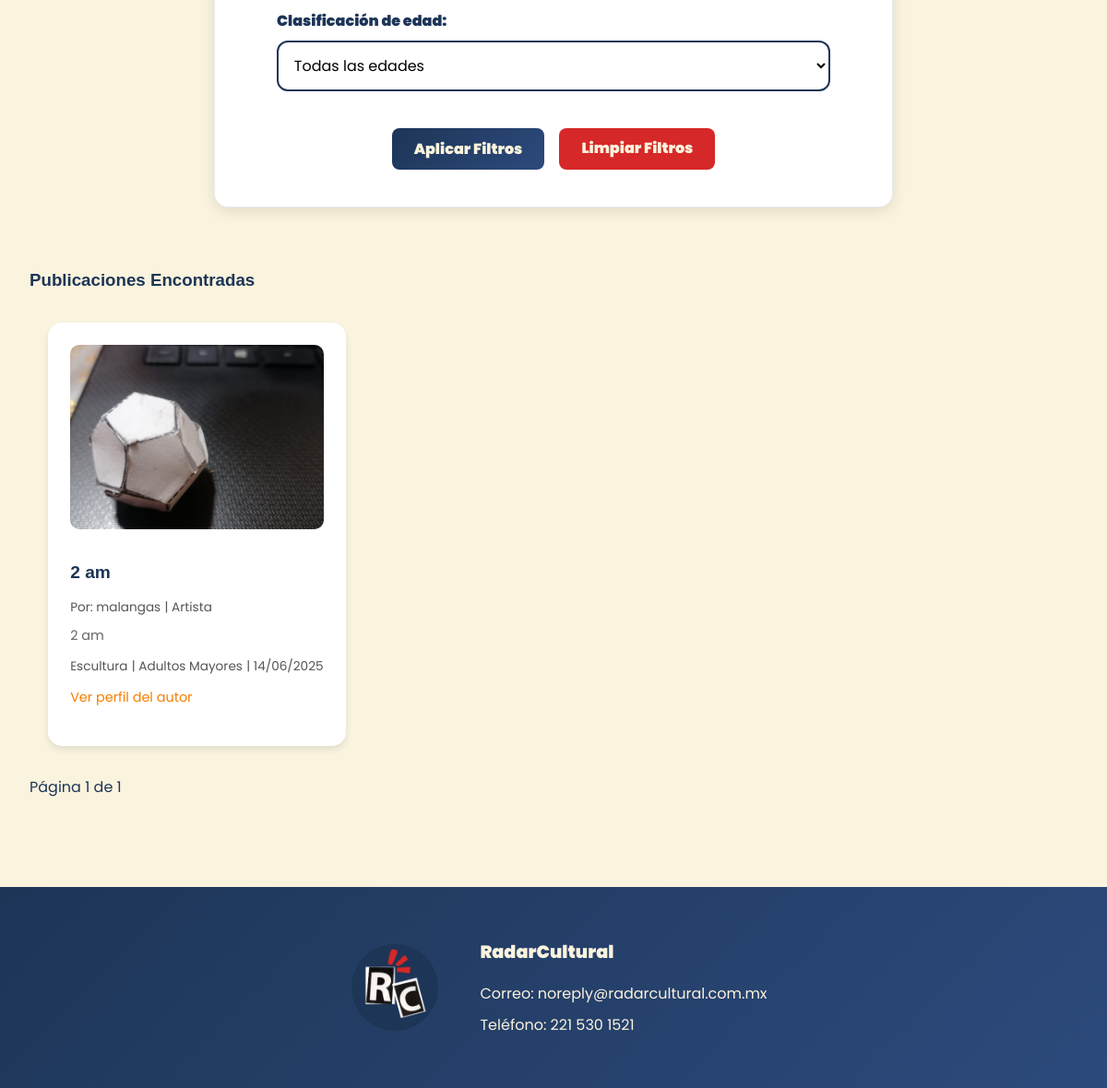
Before: /publicaciones/ (lower part) with the older database file.
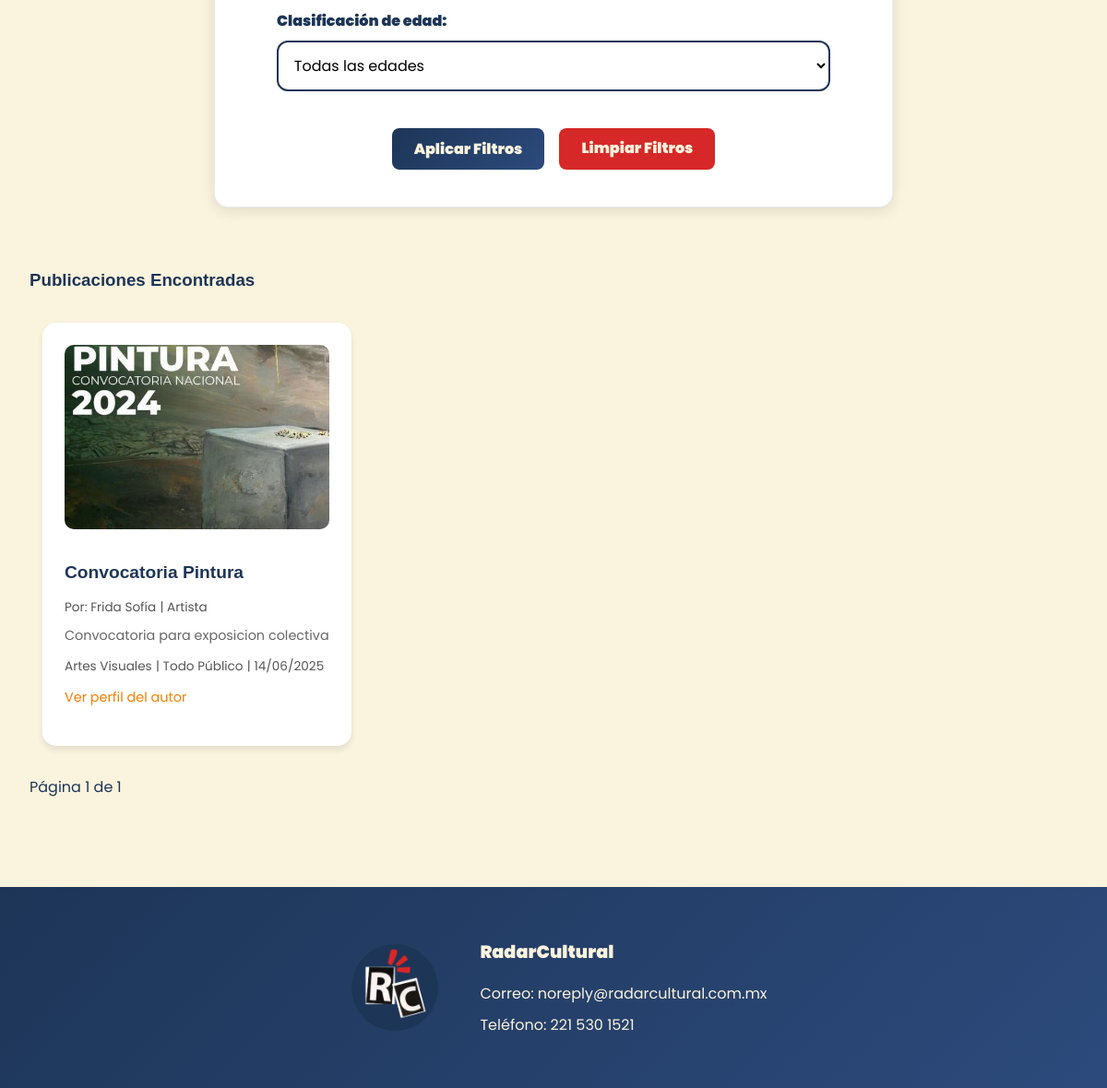
After: the same page with the newer database file.
### core/models.py (models this page shows, shortened)
class Publicacion(models.Model):
    difusor = models.ForeignKey(PerfilDifusor, on_delete=models.CASCADE, related_name='publicaciones')
    titulo = models.CharField(max_length=200)
    disciplina = models.ForeignKey(Disciplina, on_delete=models.SET_NULL, null=True)
    descripcion = models.TextField()
    imagen = models.ImageField(upload_to='publicaciones/')
    clasificacion_edad = models.CharField(max_length=20, choices=CLASIFICACION_EDAD_CHOICES)
    link = models.URLField(blank=True, null=True)
    fecha_publicacion = models.DateTimeField(default=timezone.now)
    aprobado = models.BooleanField(default=False)
    fecha_actualizacion = models.DateTimeField(auto_now=True)
    class Meta:
        db_table = 'publicaciones'
        verbose_name = 'Publicación'
        verbose_name_plural = 'Publicaciones'
        ordering = ['-fecha_publicacion']

class PerfilDifusor(models.Model):
    usuario = models.OneToOneField(Usuario, on_delete=models.CASCADE, related_name='perfil_difusor')
    tipo_difusor = models.CharField(max_length=20, choices=TIPO_DIFUSOR_CHOICES)
    nombre_entidad = models.CharField(max_length=200)
    descripcion = models.TextField()
    imagen_perfil = models.ImageField(upload_to='perfiles/', blank=True, null=True)
    telefono = models.CharField(max_length=20)
    direccion = models.TextField(blank=True, null=True)
    sitio_web = models.URLField(blank=True, null=True)
    redes_sociales = models.JSONField(default=dict, blank=True)
    disciplinas = models.ManyToManyField('Disciplina', related_name='difusores')
    activo = models.BooleanField(default=True)
    fecha_creacion = models.DateTimeField(auto_now_add=True)
    class Meta:
        db_table = 'perfiles_difusor'
        verbose_name = 'Perfil de Difusor'
        verbose_name_plural = 'Perfiles de Difusor'

class Disciplina(models.Model):
    nombre = models.CharField(max_length=50, choices=DISCIPLINAS_CHOICES, unique=True)
    descripcion = models.TextField(blank=True)
    class Meta:
        db_table = 'disciplinas'
        verbose_name = 'Disciplina Artística'
        verbose_name_plural = 'Disciplinas Artísticas'

### core/views.py (the view)
# urls.py: path('publicaciones/', views.lista_publicaciones, name='lista_publicaciones'),
def lista_publicaciones(request):
    publicaciones = Publicacion.objects.filter(aprobado=True)
    disciplina = request.GET.get('disciplina')
    clasificacion = request.GET.get('clasificacion')
    busqueda = request.GET.get('busqueda')
    if disciplina:
        publicaciones = publicaciones.filter(disciplina__nombre=disciplina)
    if clasificacion:
        publicaciones = publicaciones.filter(clasificacion_edad=clasificacion)
    if busqueda:
        publicaciones = publicaciones.filter(
            Q(titulo__icontains=busqueda) |
            Q(descripcion__icontains=busqueda) |
            Q(difusor__nombre_entidad__icontains=busqueda)
        )
    if request.user.is_authenticated:
        suscripciones_ids = request.user.suscripciones.values_list('difusor_id', flat=True)
        gustos_ids = request.user.gustos.values_list('artista_id', flat=True)
        difusores_preferidos_ids = list(suscripciones_ids) + list(gustos_ids)
        disciplinas_interes_ids = []
        if hasattr(request.user, 'preferencias'):
            disciplinas_interes_ids = request.user.preferencias.disciplinas_interes.values_list('id', flat=True)
        publicaciones_suscritas = publicaciones.filter(difusor_id__in=difusores_preferidos_ids)
        publicaciones_disciplinas = publicaciones.filter(
            disciplina_id__in=disciplinas_interes_ids
        ).exclude(difusor_id__in=difusores_preferidos_ids)
        publicaciones_otras = publicaciones.exclude(
            Q(difusor_id__in=difusores_preferidos_ids) |
            Q(disciplina_id__in=disciplinas_interes_ids)
        )
        from itertools import chain
        publicaciones_ordenadas = list(chain(
            publicaciones_suscritas.order_by('-fecha_publicacion'),
            publicaciones_disciplinas.order_by('-fecha_publicacion'),
            publicaciones_otras.order_by('-fecha_publicacion')
        ))
        publicaciones_ids = [p.id for p in publicaciones_ordenadas]
        publicaciones = Publicacion.objects.filter(id__in=publicaciones_ids)
        publicaciones = sorted(publicaciones, key=lambda x: publicaciones_ids.index(x.id))
    else:
        publicaciones = publicaciones.order_by('-fecha_publicacion')
    from django.core.paginator import Paginator
    paginator = Paginator(publicaciones, 8)
    page_number = request.GET.get('page')
    page_obj = paginator.get_page(page_number)
    if request.user.is_authenticated:
        suscripciones = set(request.user.suscripciones.values_list('difusor_id', flat=True))
        gustos = set(request.user.gustos.values_list('artista_id', flat=True))
        context = {
            'page_obj': page_obj,
            'disciplinas': Disciplina.objects.all(),
            'suscripciones_y_gustos': suscripciones.union(gustos)
        }
    else:
        context = {
            'page_obj': page_obj,
            'disciplinas': Disciplina.objects.all(),
        }
    return render(request, 'services/publications_list.html', context)

### templates/services/publications_list.html (shortened to what this page needs)
{% extends "base.html" %}
{% load static %}
{% load custom_filters %}
{% block extrahead %}
<link rel="stylesheet" type="text/css" href="{% static 'css/publications_list.css' %}">
{% endblock %}
{% block content %}
<section class="search">
    <div class="search-form-container">
        <form method="get" id="form-filtros">
            <div class="search-classification">
                <label for="clasificacion">Clasificación de edad:</label>
                <select name="clasificacion" id="clasificacion">
                    <option value="">Todas las edades</option>
                </select>
            </div>
            <div class="search-buttons">
                <button type="submit" class="btn-apply-changes">Aplicar Filtros</button>
                <a href="{% url 'lista_publicaciones' %}" class="btn-clean-filters">Limpiar Filtros</a>
            </div>
        </form>
    </div>
</section>
<section>
    <h3>Publicaciones Encontradas</h3>
    <div id="lista-publicaciones">
        {% for publicacion in page_obj %}
        <article>
            <div>
                {% if publicacion.imagen %}
                <img src="{{ publicacion.imagen.url }}" alt="{{ publicacion.titulo }}">
                {% endif %}
            </div>
            <div>
                <h4>{{ publicacion.titulo }}</h4>
                <div>
                    <span>Por: {{ publicacion.difusor.nombre_entidad }}</span>
                    <span> | </span>
                    <span>{{ publicacion.difusor.get_tipo_difusor_display }}</span>
                </div>
                <p>{{ publicacion.descripcion|truncatewords:30 }}</p>
                <div>
                    <span>{{ publicacion.disciplina.get_nombre_display }}</span>
                    <span> | </span>
                    <span>{{ publicacion.get_clasificacion_edad_display }}</span>
                    <span> | </span>
                    <span>{{ publicacion.fecha_publicacion|date:"d/m/Y" }}</span>
                </div>
                <div>
                    <a href="{% url 'detalle_difusor' publicacion.difusor.id %}">Ver perfil del autor</a>
                </div>
            </div>
        </article>
        {% empty %}
        <p>No se encontraron publicaciones con los filtros seleccionados.</p>
        {% endfor %}
    </div>
</section>
<div>
    <span>
        <span>
            Página {{ page_obj.number }} de {{ page_obj.paginator.num_pages }}
        </span>
    </span>
</div>
{% endblock %}

Changed rows visible on the page:
removed Publicacion: imagen (picture), titulo "2 am", difusor.nombre_entidad "malangas", difusor.tipo_difusor "Artista", descripcion "2 am", disciplina.nombre "Escultura", clasificacion_edad "Adultos Mayores", fecha_publicacion "14/06/2025"
added Publicacion: imagen (picture), titulo "Convocatoria Pintura", difusor.nombre_entidad "Frida Sofía", difusor.tipo_difusor "Artista", descripcion "Convocatoria para exposicion colectiva", disciplina.nombre "Artes Visuales", clasificacion_edad "Todo Público", fecha_publicacion "14/06/2025"
